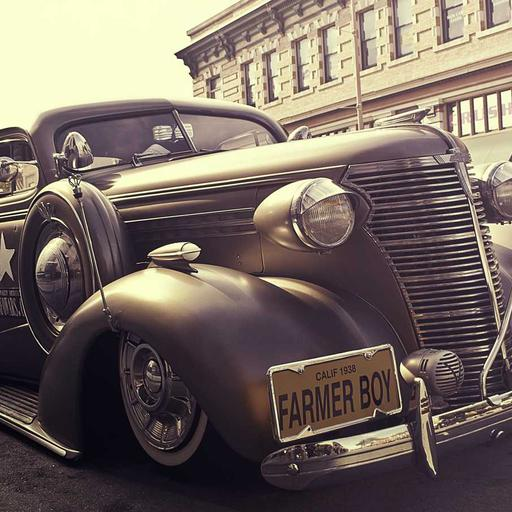
#> input picture understanding/01_patch_partition/assets/picsum_entropy-aware-patches_512x512.jpg, 512 x 512 px
$ python -i entropy_pyramid.py   (imports and definitions only)
#> lines starting #> are read from the running program, lines starting #| are printed output that depends on the picture
#> further down, picture is the input picture: PIL image 512x512 RGB; mean R, G, B 117.6, 105.1, 97.4
### understanding/03_entropy_benchmark/entropy_benchmark.py
"""Scalar Shannon entropy study. Standard library; Pillow only decodes images.

Kernels assume valid nonnegative counts summing to N > 0. Validation and image
decoding are outside timing. All generated artifacts stay beside this script.
"""
from __future__ import annotations

import argparse
from array import array
from collections import Counter
import csv
from dataclasses import dataclass
import hashlib
import json
import math
from pathlib import Path
import platform
import random
import statistics
import sys
import time
from typing import Callable, Sequence

ROOT = Path(__file__).resolve().parent
REPOSITORY_ROOT = ROOT.parents[2]
SIZES = (16, 32, 64, 128)
SEED = 20260928
TOL = 1e-12


# [53 lines left out: functions experiment01_root, histogram, histogram_array, histogram_unroll4, histogram_counter, histogram_sparse, not called in this run]


def e1(hist: Sequence[int], n: int) -> float:
    """Reference H = -sum(p log2 p), skipping zeros."""
    result = 0.0
    for c in hist:
        if c:
            p = c / n
            result -= p * math.log2(p)
    return result


# [7 lines left out: function e2, not called in this run]


def count_lut(n: int) -> list[float]:
    """N+1 entries; reusable for any smaller N with correct normalization."""
    return [0.0] + [c * math.log2(c) for c in range(1, n+1)]


def term_lut(n: int) -> list[float]:
    """N-specific complete Shannon terms, including zero convention."""
    return [0.0] + [-(c/n) * math.log2(c/n) for c in range(1, n+1)]


# [39 lines left out: functions e3, e4, sparse_entropy, fixed_entropy, not called in this run]


@dataclass
class Patch:
    name: str
    group: str
    pixels: bytes
    hist: list[int]


def patch(name: str, group: str, pixels: bytes) -> Patch:
    return Patch(name, group, pixels, histogram(pixels))


# [236 lines left out: functions datasets, measure, write_csv, ranking_metrics, main, not called in this run]


# [2 lines that do not run on import are left out]

### understanding/05_symmetry_features/entropy_pyramid.py
"""Educational spatial entropy pyramid; scalar Python and Pillow only."""
import math
from pathlib import Path
import sys

from PIL import Image

from symmetry_features import Grid

# Reuse the stable scalar Shannon reference, without running its benchmark.
sys.path.insert(0, str(Path(__file__).resolve().parent.parent / "03_entropy_benchmark"))
from entropy_benchmark import e1

LEVELS = (1, 2, 4, 8)


def entropy_details(image: Image.Image, bins: int = 16) -> dict:
    """Return counts, p, p*log2(p), H and H/log2(B) for a nonempty grayscale region.

    Quantization is bin = intensity * B // 256; B is an integer in [2,256].
    Normalized entropy is mathematically in [0,1], without clipping.
    """
    if type(bins) is not int or not 2 <= bins <= 256:
        raise ValueError("bins must be an integer between 2 and 256")
    pixels = image.convert("L").tobytes()
    if not pixels:
        raise ValueError("Entropy requires a nonempty image region")
    counts = [0] * bins
    for pixel in pixels:
        counts[pixel * bins // 256] += 1
    probabilities = [count / len(pixels) for count in counts]
    terms = [p * math.log2(p) if p else 0.0 for p in probabilities]
    entropy = e1(counts, len(pixels))
    return {"counts": counts, "probabilities": probabilities, "p_log2_p": terms,
            "entropy_bits": entropy, "normalized_entropy": entropy / math.log2(bins)}


def compute_entropy_pyramid(image: Image.Image, bins: int = 16) -> dict[int, Grid]:
    """Partition image into [g,g] entropy grids, g=1,2,4,8; each value is H/log2(B).

    Require dimensions divisible by 8: equal-area cells, no resizing or padding.
    Rectangular images are accepted. Each level recomputes pooled histograms;
    coarse entropy is NOT the average of fine entropies.
    """
#> called with bins = 16
    gray = image.convert("L")
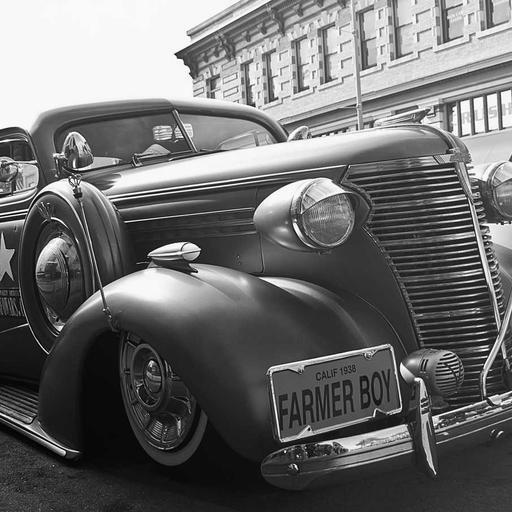
#> gray: PIL image 512x512 L; min 0, max 254, mean 107.9
    width, height = gray.size
#> width = 512; height = 512
    if width < 8 or height < 8 or width % 8 or height % 8:
        raise ValueError("Image width and height must be positive multiples of 8")
    grids = {}
    for g in LEVELS:
        cell_w, cell_h = width // g, height // g
        grids[g] = [
            [entropy_details(gray.crop((j*cell_w, i*cell_h,
                                       (j+1)*cell_w, (i+1)*cell_h)), bins)
             ["normalized_entropy"] for j in range(g)] for i in range(g)
        ]
#> this loop made 4 passes
#> after the loop, grids = 4 items
    return grids


def flatten_entropy_features(grids: dict[int, Grid]) -> list[float]:
    """Return 85 entropies: levels 1,2,4,8, each flattened in row-major order."""
    for g in LEVELS:
        if len(grids[g]) != g or any(len(row) != g for row in grids[g]):
            raise ValueError(f"Expected entropy grid {g}x{g}")
    return [value for g in LEVELS for row in grids[g] for value in row]

>>> from PIL import Image
>>> picture = Image.open('../01_patch_partition/assets/picsum_entropy-aware-patches_512x512.jpg')
>>> result = compute_entropy_pyramid(picture)
#> result = 4 items
